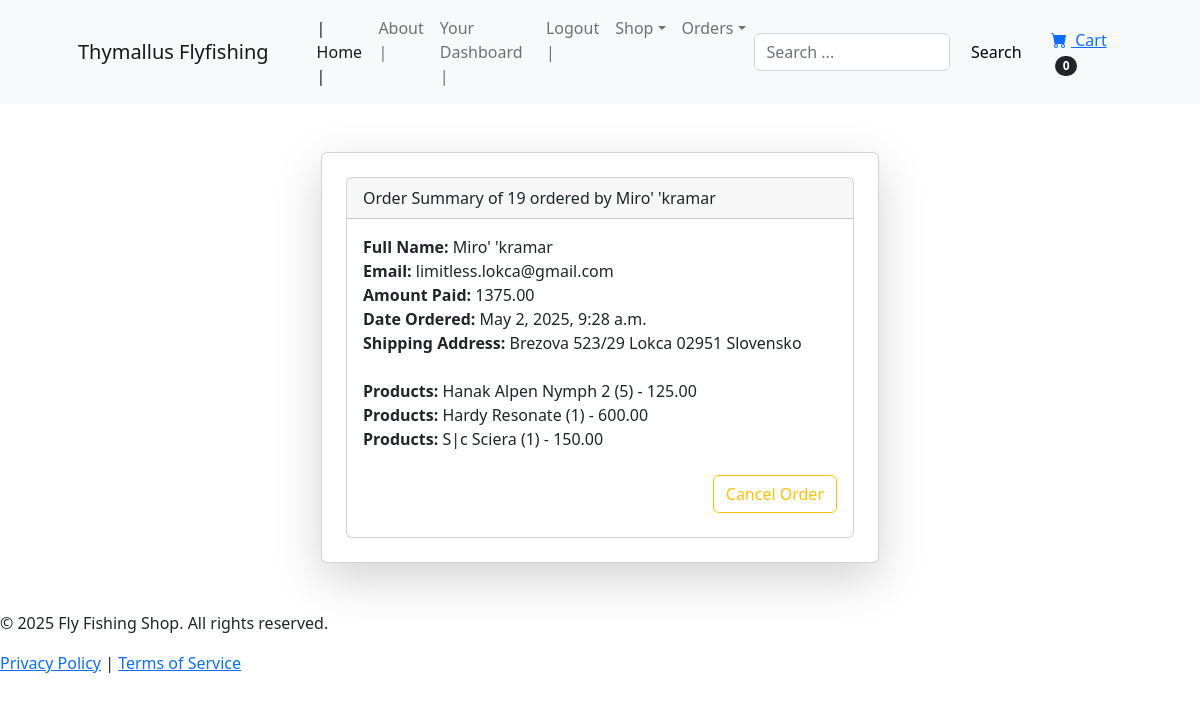
/order_details/19 (signed in), run on the app's committed database.
### order/models.py (models this page shows, shortened)
class Order(models.Model):
    member = models.ManyToManyField(Member, related_name='orders', blank=True)
    full_name = models.CharField(max_length=255)
    email = models.EmailField(max_length=255)
    shipping_label = models.TextField(max_length=1500)
    amount_paid = MoneyField(max_digits=14, decimal_places=2, default_currency='EUR', default = 0)
    created_at = models.DateTimeField(auto_now_add=True) #this is setting now without using datetime module
    status = models.BooleanField(default=False)
    date_shipped = models.DateTimeField(null=True, blank=True)
    class Meta:
        ordering = ['-created_at']

class OrderItems(models.Model):
    order = models.ForeignKey(Order, on_delete=models.CASCADE, related_name='order_items')
    products = models.ForeignKey(Product, on_delete=models.CASCADE, related_name='order_items', null=True,)
    price = MoneyField(max_digits=14, decimal_places=2, default_currency='EUR', default = 0)
    quantity = models.PositiveIntegerField(default=1)

### product/models.py (models this page shows)
class Product(models.Model):
    category = models.ForeignKey(Category, on_delete=models.CASCADE, related_name='products')
    brand = models.CharField(max_length=255)
    model = models.CharField(max_length=255)
    price = MoneyField(max_digits=14, decimal_places=2, default_currency='EUR')
    image = models.ImageField(upload_to='images/product/', blank=True, null=True)
    description = models.TextField()
    def __str__(self):
        return f'{self.brand} {self.model}'

### order/views.py (the view)
def order_details(request, pk):
    if request.user.is_authenticated:
        order = Order.objects.get(id=pk)
        items = OrderItems.objects.filter(order=pk)
        context = {"order": order,
                   "items": items}
        return render(request, 'order/order_details.html', context)
    else:
        messages.success(request, "You are not logged in")
        return redirect("index")

### cart/cart.py (called while the page is built)
    def __len__(self):
        return len(self.cart)

### cart/context_processors.py (called while the page is built)
def cart(request):
    return {'cart': Cart(request)}

### order/Templates/Order/order_details.html (shortened to what this page needs)
{% extends 'user_auth/base.html' %}
{% block content %}
<div class="container my-5 d-flex justify-content-center">
  <div class="card shadow-lg p-4 w-50">
    <div class="card">
  <div class="card-header">
    Order Summary of {{ order.id }} ordered by {{ order.full_name }}
  </div>
  <div class="card-body">
      <strong>Full Name:</strong> {{ order.full_name }}
       <strong>Email:</strong> {{ order.email }}
      <strong>Amount Paid:</strong> {{ order.amount_paid }}
      {% if order.status == True %}
      <strong>Date Shipped:</strong> {{ order.date_shipped }}
      </br>
      {% else %}
      <strong>Date Ordered:</strong> {{ order.created_at }}
      {% endif %}
      <strong>Shipping Address:</strong> {{ order.shipping_label }}
        {% for item in items %}
            <strong>Products:</strong> {{ item.products }}      ({{ item.quantity }}) - {{ item.price }}
            {% endfor %}
    <div class="text-end mt-4">
          <form method="POST">
              <button type="Submit" class="btn btn-sml btn-outline-warning"> Cancel Order</button>
      </form>
    </div>
</div>
</div>
      </div>
  </div>
{% endblock %}

### data on the page
Order: id "19", full_name "Miro' 'kramar", email "limitless.lokca@gmail.com", amount_paid "1375.00", created_at "May 2, 2025, 9:28 a.m.", shipping_label "Brezova 523/29 Lokca 02951 Slovensko"
OrderItems: products "Hanak Alpen Nymph 2", quantity "5", price "125.00"
OrderItems: products "Hardy Resonate", quantity "1", price "600.00"
OrderItems: products "S|c Sciera", quantity "1", price "150.00"

### other printed values
{{ cart|length }} "0"
